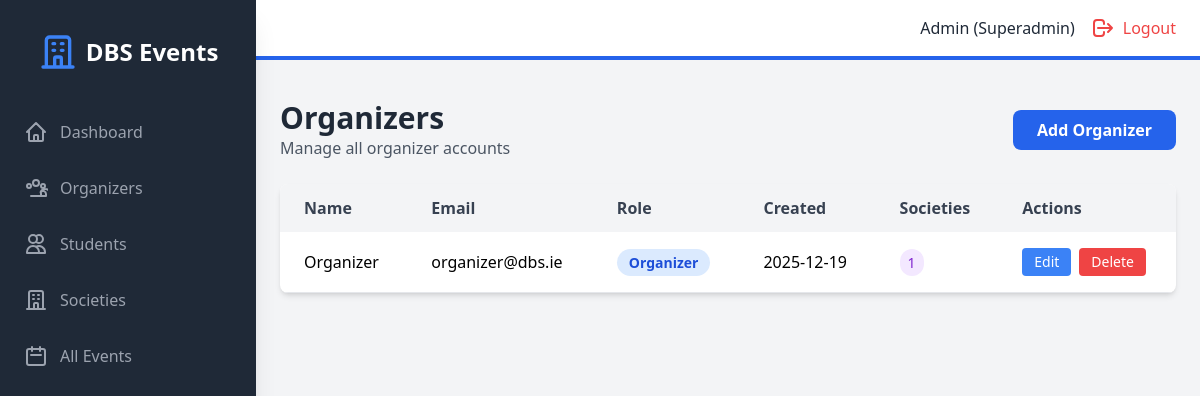
The page /admin/organizers (signed in) on the database as committed earlier.
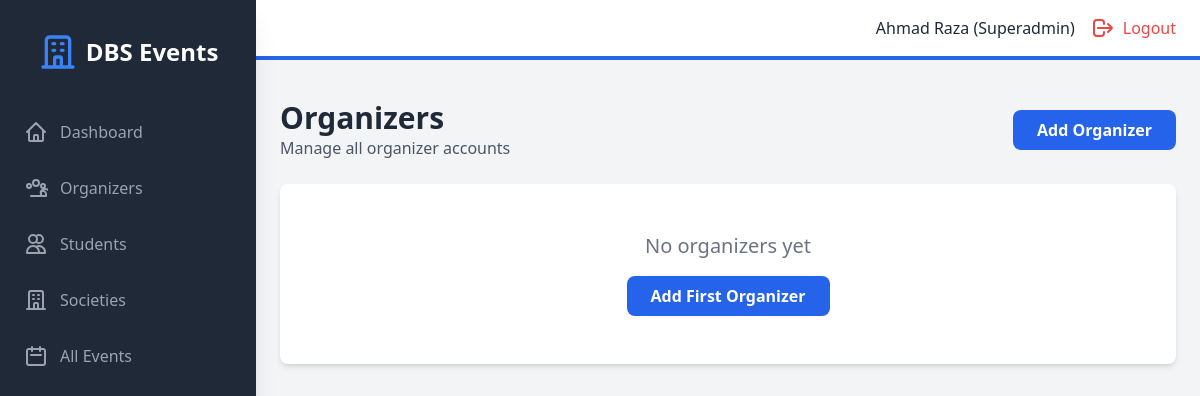
The same page on the database as committed later.
### models.py (models this page shows, shortened)
class User(UserMixin, db.Model):
    id = db.Column(db.Integer, primary_key=True)
    student_number = db.Column(db.String(50), unique=True, nullable=True)
    email = db.Column(db.String(120), unique=True, nullable=False)
    password_hash = db.Column(db.String(200), nullable=False)
    name = db.Column(db.String(100), nullable=False)
    role = db.Column(db.String(20), nullable=False)  # superadmin, organizer, student
    created_at = db.Column(db.DateTime, default=datetime.utcnow)
    societies = db.relationship('Society', backref='head', lazy=True)
    events_created = db.relationship('Event', backref='creator', lazy=True)
    registrations = db.relationship('Registration', backref='student', lazy=True)

### backend/routes/admin.py (the view)
@admin_bp.route("/admin/organizers", endpoint="admin_organizers")
@admin_required
def admin_organizers():
    organizers = User.query.filter_by(role="organizer").all()
    return render_template("admin/organizers.html", organizers=organizers)

### backend/main.py (called while the page is built)
@login_manager.user_loader
def load_user(user_id):
    return User.query.get(int(user_id))

### frontend/templates/admin/organizers.html (shortened to what this page needs)
{% extends "base.html" %}
{% block auth_content %}
<div class="mb-6 flex justify-between items-center">
    <div>
        <h1 class="text-3xl font-bold text-gray-800">Organizers</h1>
        <p class="text-gray-600">Manage all organizer accounts</p>
    </div>
    <a href="{{ url_for('admin.admin_add_organizer') }}" class="bg-blue-600 text-white px-6 py-2 rounded-lg hover:bg-blue-700 font-semibold">
        Add Organizer
    </a>
</div>
{% if organizers %}
<div class="bg-white rounded-lg shadow-md overflow-hidden">
    <table class="w-full">
        <thead class="bg-gray-100">
            <tr>
                <th class="px-6 py-3 text-left text-gray-700 font-semibold">Name</th>
                <th class="px-6 py-3 text-left text-gray-700 font-semibold">Email</th>
                <th class="px-6 py-3 text-left text-gray-700 font-semibold">Role</th>
                <th class="px-6 py-3 text-left text-gray-700 font-semibold">Created</th>
                <th class="px-6 py-3 text-left text-gray-700 font-semibold">Societies</th>
                <th class="px-6 py-3 text-left text-gray-700 font-semibold">Actions</th>
            </tr>
        </thead>
        <tbody>
            {% for organizer in organizers %}
            <tr class="border-b hover:bg-gray-50">
                <td class="px-6 py-4">{{ organizer.name }}</td>
                <td class="px-6 py-4">{{ organizer.email }}</td>
                <td class="px-6 py-4"><span class="px-3 py-1 bg-blue-100 text-blue-700 rounded-full text-sm font-semibold">{{ organizer.role | capitalize }}</span></td>
                <td class="px-6 py-4">{{ organizer.created_at.strftime('%Y-%m-%d') }}</td>
                <td class="px-6 py-4">
                    <span class="px-2 py-1 bg-purple-100 text-purple-700 rounded-full text-sm">
                        {{ organizer.societies|length }}
                    </span>
                </td>
                <td class="px-6 py-4">
                    <div class="flex space-x-2">
                        <a href="{{ url_for('admin.admin_edit_organizer', organizer_id=organizer.id) }}"
                           class="bg-blue-500 text-white px-3 py-1 rounded text-sm hover:bg-blue-600 transition">
                            Edit
                        </a>
                        <form method="POST" action="{{ url_for('admin.admin_delete_organizer', organizer_id=organizer.id) }}"
                              onsubmit="return confirm('Are you sure you want to delete {{ organizer.name }}?')"
                              class="inline">
                            <button type="submit" class="bg-red-500 text-white px-3 py-1 rounded text-sm hover:bg-red-600 transition">
                                Delete
                            </button>
                        </form>
                    </div>
                </td>
            </tr>
            {% endfor %}
        </tbody>
    </table>
</div>
{% else %}
<div class="text-center py-12 bg-white rounded-lg shadow-md">
    <p class="text-gray-500 text-xl">No organizers yet</p>
    <a href="{{ url_for('admin.admin_add_organizer') }}" class="inline-block bg-blue-600 text-white px-6 py-2 rounded-lg hover:bg-blue-700 font-semibold mt-4">
        Add First Organizer
    </a>
</div>
{% endif %}
{% endblock %}

### frontend/templates/base.html (shortened to what the changed rows need)
<!DOCTYPE html>
<html lang="en">
<head>
    <script src="https://cdn.tailwindcss.com"></script>
    <link rel="stylesheet" href="{{ url_for('static', filename='css/style.css') }}">
</head>
<body class="bg-gray-100">
    {% if current_user.is_authenticated %}
    <div class="flex h-screen bg-gray-100">
        <div id="sidebar" class="sidebar fixed inset-y-0 left-0 z-30 w-64 bg-gray-800 overflow-y-auto transition duration-300 ease-out md:translate-x-0 md:static md:shadow-xl sidebar-closed">
            <div class="flex items-center justify-center mt-8">
                <div class="flex items-center">
                    <svg class="h-10 w-10 text-blue-500" fill="none" stroke="currentColor" viewBox="0 0 24 24">
                        <path stroke-linecap="round" stroke-linejoin="round" stroke-width="2" d="M19 21V5a2 2 0 00-2-2H7a2 2 0 00-2 2v16m14 0h2m-2 0h-5m-9 0H3m2 0h5M9 7h1m-1 4h1m4-4h1m-1 4h1m-5 10v-5a1 1 0 011-1h2a1 1 0 011 1v5m-4 0h4"></path>
                    </svg>
                    <span class="text-white text-2xl font-semibold ml-2">DBS Events</span>
                </div>
            </div>
            <nav class="mt-10">
                {% if current_user.role == 'superadmin' %}
                    <a class="flex items-center mt-4 py-2 px-6 text-gray-400 hover:bg-gray-700 hover:text-white" href="{{ url_for('admin.admin_dashboard') }}">
                        <svg class="h-6 w-6" fill="none" stroke="currentColor" viewBox="0 0 24 24"><path stroke-linecap="round" stroke-linejoin="round" stroke-width="2" d="M3 12l2-2m0 0l7-7 7 7M5 10v10a1 1 0 001 1h3m10-11l2 2m-2-2v10a1 1 0 01-1 1h-3m-6 0a1 1 0 001-1v-4a1 1 0 011-1h2a1 1 0 011 1v4a1 1 0 001 1m-6 0h6"></path></svg>
                        <span class="mx-3">Dashboard</span>
                    </a>
                    <a class="flex items-center mt-4 py-2 px-6 text-gray-400 hover:bg-gray-700 hover:text-white" href="{{ url_for('admin.admin_organizers') }}">
                        <span class="mx-3">Organizers</span>
                    </a>
                    <a class="flex items-center mt-4 py-2 px-6 text-gray-400 hover:bg-gray-700 hover:text-white" href="{{ url_for('admin.admin_students') }}">
                        <svg class="h-6 w-6" fill="none" stroke="currentColor" viewBox="0 0 24 24"><path stroke-linecap="round" stroke-linejoin="round" stroke-width="2" d="M12 4.354a4 4 0 110 5.292M15 21H3v-1a6 6 0 0112 0v1zm0 0h6v-1a6 6 0 00-9-5.197M13 7a4 4 0 11-8 0 4 4 0 018 0z"></path></svg>
                        <span class="mx-3">Students</span>
                    </a>
                    <a class="flex items-center mt-4 py-2 px-6 text-gray-400 hover:bg-gray-700 hover:text-white" href="{{ url_for('admin.admin_societies') }}">
                        <svg class="h-6 w-6" fill="none" stroke="currentColor" viewBox="0 0 24 24"><path stroke-linecap="round" stroke-linejoin="round" stroke-width="2" d="M19 21V5a2 2 0 00-2-2H7a2 2 0 00-2 2v16m14 0h2m-2 0h-5m-9 0H3m2 0h5M9 7h1m-1 4h1m4-4h1m-1 4h1m-5 10v-5a1 1 0 011-1h2a1 1 0 011 1v5m-4 0h4"></path></svg>
                        <span class="mx-3">Societies</span>
                    </a>
                    <a class="flex items-center mt-4 py-2 px-6 text-gray-400 hover:bg-gray-700 hover:text-white" href="{{ url_for('admin.admin_events') }}">
                        <svg class="h-6 w-6" fill="none" stroke="currentColor" viewBox="0 0 24 24"><path stroke-linecap="round" stroke-linejoin="round" stroke-width="2" d="M8 7V3m8 4V3m-9 8h10M5 21h14a2 2 0 002-2V7a2 2 0 00-2-2H5a2 2 0 00-2 2v12a2 2 0 002 2z"></path></svg>
                        <span class="mx-3">All Events</span>
                    </a>
                {% endif %}
            </nav>
        </div>
        <div class="flex-1 flex flex-col overflow-hidden">
            <header class="flex justify-between items-center py-4 px-6 bg-white border-b-4 border-blue-600">
                <div class="flex items-center">
                    <span class="text-gray-800 mr-4">{{ current_user.name }} ({{ current_user.role | capitalize }})</span>
                    <a href="{{ url_for('public.logout') }}" class="flex items-center text-red-500 hover:text-red-700">
                        <svg class="h-6 w-6" fill="none" stroke="currentColor" viewBox="0 0 24 24"><path stroke-linecap="round" stroke-linejoin="round" stroke-width="2" d="M17 16l4-4m0 0l-4-4m4 4H7m6 4v1a3 3 0 01-3 3H6a3 3 0 01-3-3v-10a3 3 0 013-3h4a3 3 0 013 3v1"></path></svg>
                        <span class="ml-2 hidden sm:inline">Logout</span>
                    </a>
                </div>
            </header>
            <div class="px-6 pt-4">
            </div>
            <main class="flex-1 overflow-x-hidden overflow-y-auto bg-gray-100 p-6">
                {% block auth_content %}{% endblock %}
            </main>
        </div>
    </div>
    {% endif %}
</body>
</html>

Rows that differ between the two databases and show on the page:
removed User: name "Organizer", email "organizer@dbs.ie", role "Organizer", created_at "2025-12-19", societies|length "1"
changed User "Superadmin": name "Admin" → "Ahmad Raza"
Other text that changed with them:
text no longer shown: "Name Email Role Created Societies Actions"
text now shown: "No organizers yet Add First Organizer"
